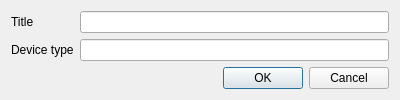
<?xml version="1.0" encoding="UTF-8"?>
<ui version="4.0">
 <class>DashboardCustomizeWindow</class>
 <widget class="QWidget" name="DashboardCustomizeWindow">
  <property name="geometry">
   <rect>
    <x>0</x>
    <y>0</y>
    <width>400</width>
    <height>96</height>
   </rect>
  </property>
  <property name="windowTitle">
   <string>Form</string>
  </property>
  <layout class="QFormLayout" name="formLayout">
   <item row="0" column="0">
    <widget class="QLabel" name="label">
     <property name="text">
      <string>Title</string>
     </property>
    </widget>
   </item>
   <item row="0" column="1">
    <widget class="QLineEdit" name="titleEdit"/>
   </item>
   <item row="1" column="0">
    <widget class="QLabel" name="label_2">
     <property name="text">
      <string>Device type</string>
     </property>
    </widget>
   </item>
   <item row="1" column="1">
    <widget class="QLineEdit" name="deviceTypeEdit"/>
   </item>
   <item row="2" column="1">
    <widget class="QDialogButtonBox" name="buttonBox">
     <property name="standardButtons">
      <set>QDialogButtonBox::Cancel|QDialogButtonBox::Ok</set>
     </property>
    </widget>
   </item>
  </layout>
 </widget>
 <resources/>
 <connections/>
</ui>
